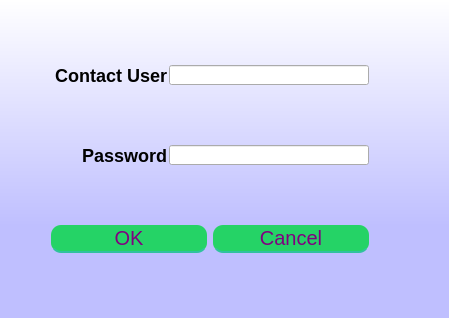
<?xml version="1.0" encoding="UTF-8"?>
<ui version="4.0">
 <class>Dialog</class>
 <widget class="QDialog" name="Dialog">
  <property name="geometry">
   <rect>
    <x>0</x>
    <y>0</y>
    <width>449</width>
    <height>318</height>
   </rect>
  </property>
  <property name="sizePolicy">
   <sizepolicy hsizetype="Fixed" vsizetype="Fixed">
    <horstretch>0</horstretch>
    <verstretch>0</verstretch>
   </sizepolicy>
  </property>
  <property name="minimumSize">
   <size>
    <width>449</width>
    <height>318</height>
   </size>
  </property>
  <property name="maximumSize">
   <size>
    <width>449</width>
    <height>318</height>
   </size>
  </property>
  <property name="windowTitle">
   <string>Contacts Login</string>
  </property>
  <property name="styleSheet">
   <string notr="true">QPushButton {
	width: 150%;
height:20px;
	padding: 3%;
	background:#25D366;
	border-bottom: 2px solid #30C29E;
	border-top-style: none;
	border-right-style: none;
	border-left-style: none;	
	color: #fff;
 border-radius: 10px;
font-size:20px;
color:purple;
}
QPushButton:pressed {
    background: darkgreen;
}

QLabel{
font-size:18px;
font-family:&quot;Times New Roman&quot;;
font-weight: bold;
}
QDialog{
background-color: qlineargradient(spread:reflect, x1:0.5, y1:1, x2:0.5, y2:0, stop:0.289773 rgba(191, 191, 255, 255), stop:1 rgba(255, 255, 255, 255));
}</string>
  </property>
  <layout class="QGridLayout" name="gridLayout">
   <item row="3" column="1">
    <widget class="QLabel" name="label_2">
     <property name="sizePolicy">
      <sizepolicy hsizetype="Fixed" vsizetype="Fixed">
       <horstretch>0</horstretch>
       <verstretch>0</verstretch>
      </sizepolicy>
     </property>
     <property name="minimumSize">
      <size>
       <width>150</width>
       <height>20</height>
      </size>
     </property>
     <property name="maximumSize">
      <size>
       <width>150</width>
       <height>20</height>
      </size>
     </property>
     <property name="text">
      <string>Password</string>
     </property>
     <property name="alignment">
      <set>Qt::AlignRight|Qt::AlignTrailing|Qt::AlignVCenter</set>
     </property>
    </widget>
   </item>
   <item row="1" column="2" colspan="3">
    <widget class="QLineEdit" name="lineEdit">
     <property name="sizePolicy">
      <sizepolicy hsizetype="Fixed" vsizetype="Fixed">
       <horstretch>0</horstretch>
       <verstretch>0</verstretch>
      </sizepolicy>
     </property>
     <property name="minimumSize">
      <size>
       <width>200</width>
       <height>20</height>
      </size>
     </property>
     <property name="maximumSize">
      <size>
       <width>200</width>
       <height>20</height>
      </size>
     </property>
    </widget>
   </item>
   <item row="1" column="1">
    <widget class="QLabel" name="label">
     <property name="sizePolicy">
      <sizepolicy hsizetype="Fixed" vsizetype="Fixed">
       <horstretch>0</horstretch>
       <verstretch>0</verstretch>
      </sizepolicy>
     </property>
     <property name="minimumSize">
      <size>
       <width>150</width>
       <height>20</height>
      </size>
     </property>
     <property name="maximumSize">
      <size>
       <width>150</width>
       <height>20</height>
      </size>
     </property>
     <property name="text">
      <string>Contact User</string>
     </property>
     <property name="alignment">
      <set>Qt::AlignRight|Qt::AlignTrailing|Qt::AlignVCenter</set>
     </property>
    </widget>
   </item>
   <item row="7" column="1" colspan="3">
    <widget class="QDialogButtonBox" name="buttonBox">
     <property name="standardButtons">
      <set>QDialogButtonBox::Cancel|QDialogButtonBox::Ok</set>
     </property>
    </widget>
   </item>
   <item row="3" column="2" colspan="2">
    <widget class="QLineEdit" name="lineEdit_2">
     <property name="sizePolicy">
      <sizepolicy hsizetype="Fixed" vsizetype="Fixed">
       <horstretch>0</horstretch>
       <verstretch>0</verstretch>
      </sizepolicy>
     </property>
     <property name="minimumSize">
      <size>
       <width>200</width>
       <height>20</height>
      </size>
     </property>
     <property name="maximumSize">
      <size>
       <width>200</width>
       <height>20</height>
      </size>
     </property>
     <property name="echoMode">
      <enum>QLineEdit::Password</enum>
     </property>
    </widget>
   </item>
   <item row="4" column="0" colspan="5">
    <spacer name="verticalSpacer_4">
     <property name="orientation">
      <enum>Qt::Vertical</enum>
     </property>
     <property name="sizeHint" stdset="0">
      <size>
       <width>20</width>
       <height>40</height>
      </size>
     </property>
    </spacer>
   </item>
   <item row="2" column="0" colspan="5">
    <spacer name="verticalSpacer_3">
     <property name="orientation">
      <enum>Qt::Vertical</enum>
     </property>
     <property name="sizeHint" stdset="0">
      <size>
       <width>20</width>
       <height>40</height>
      </size>
     </property>
    </spacer>
   </item>
   <item row="0" column="0" colspan="5">
    <spacer name="verticalSpacer_2">
     <property name="orientation">
      <enum>Qt::Vertical</enum>
     </property>
     <property name="sizeHint" stdset="0">
      <size>
       <width>20</width>
       <height>40</height>
      </size>
     </property>
    </spacer>
   </item>
   <item row="8" column="1" colspan="4">
    <spacer name="verticalSpacer">
     <property name="orientation">
      <enum>Qt::Vertical</enum>
     </property>
     <property name="sizeHint" stdset="0">
      <size>
       <width>20</width>
       <height>40</height>
      </size>
     </property>
    </spacer>
   </item>
  </layout>
 </widget>
 <resources/>
 <connections/>
</ui>
